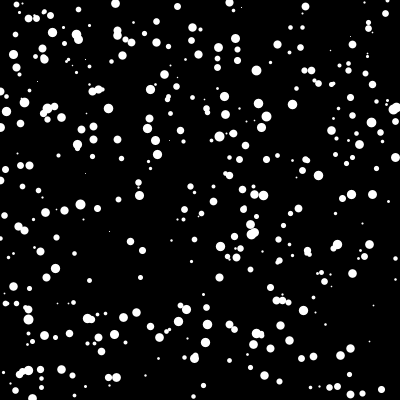
Frame 1 (no input)
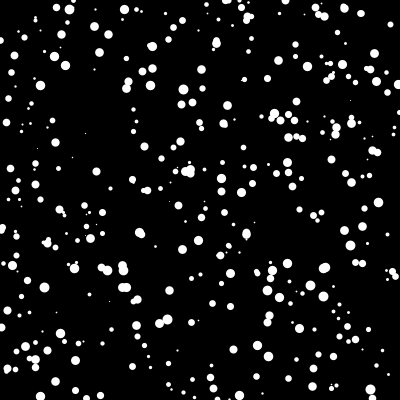
Frame 60 (the mouse pressed at the canvas centre just before this capture)
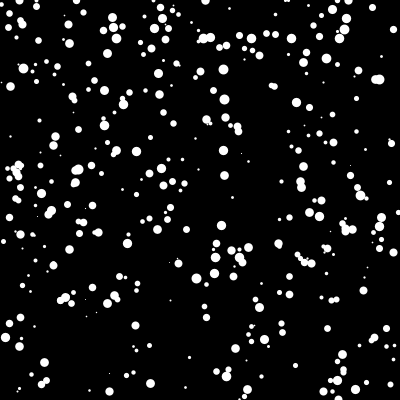
Frame 120 (the mouse held since frame 60 and released just before this capture)

The Processing sketch that drew these frames (run headless with seeded random() and noise(); from frame 60 on, the mouse is pressed at the canvas centre):

// Processing sketch: processing_86630
// ── processing_86630.pde



float[] monTableauX;
float[] monTableauY;
float[] monTableauV;

void setup() {
  size(400,400);
  smooth();
  frameRate(30);
  
 
  
  monTableauX = new float[400];
  monTableauY = new float[400];
  monTableauV = new float[400];
  
  for ( int i = 0 ; i < 400 ; i++ )  {
    monTableauX[i] = random( 0, width);
    monTableauY[i] = random( 0, height);
    monTableauV[i] = random( 1, 10);
  }
  
}


void draw () {
  background(0);
  
  for ( int i = 0 ; i < 400 ; i++ )  {
    float x = monTableauX[i];
    float y = monTableauY[i];
    stroke(255);
    strokeWeight(monTableauV[i]);
    point(x,y);
    
    y = y + monTableauV[i] ;
   
    if ( y > width )  {
       y = 0;
      x = random( 0, width);
    }
    
    monTableauY[i] = y;
    monTableauX[i] = x;
   
  }
  
}
